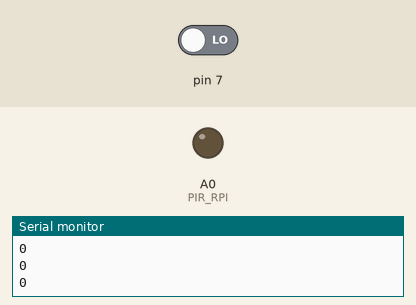
The sketch below on a simulated Arduino Uno, built with avr-gcc and run on an emulated ATmega328P. Shown: output pins drawn as LEDs (lit = HIGH), the last lines printed to the serial monitor. Inputs (shaded band) come from the test bench; at power-on: pin 7 LOW.

Above: at 1.8 s.
1.9 s: pin 7 driven HIGH
At 2.5 s:
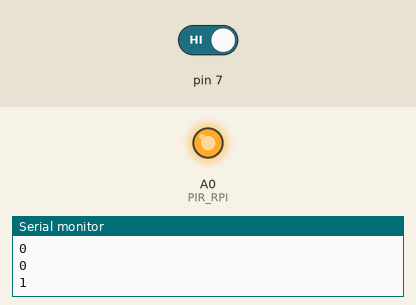
3.5 s: pin 7 driven LOW
At 4.9 s:
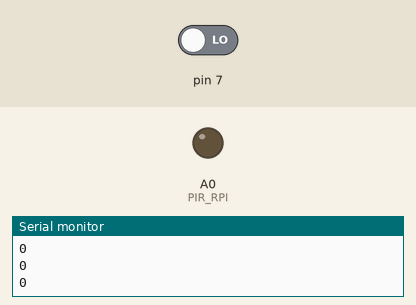
Timing chart, 0 to 6.5 s (numbered marks = the images above; inputs shaded):
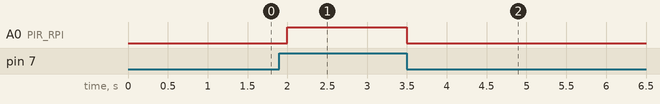

The sketch:

PIR3.ino
```cpp
int PIR_RPI=A0;
void setup()
{pinMode(7, INPUT);
pinMode(PIR_RPI,OUTPUT);
Serial.begin(9600);}
void loop()
{
int PIR=  digitalRead(7);
if(PIR==1) analogWrite(PIR_RPI,160);
else if (PIR==0) analogWrite(PIR_RPI,0);
Serial.println(PIR);
delay(500);
}
```

Measured:
- after the input at 1.9 s, A0 (PIR_RPI): LOW → HIGH after 0.10 s
- after the input at 3.5 s, A0 (PIR_RPI): HIGH → LOW at once
